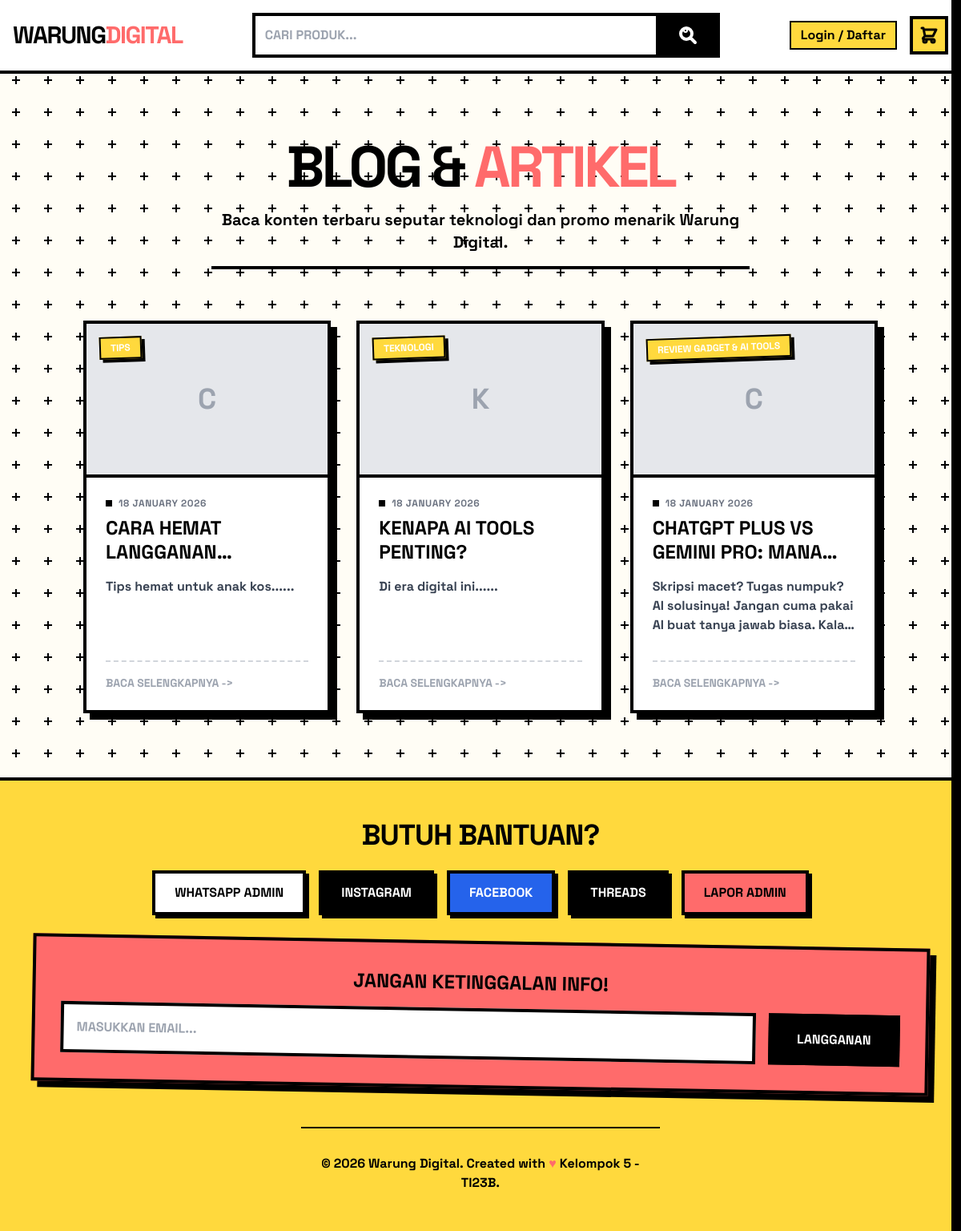
Screenshot of /blog.php with the database file from the repository.
### tables this page shows
CREATE TABLE `blog` (
  `id` int NOT NULL,
  `judul` varchar(200) DEFAULT NULL,
  `konten` text,
  `gambar` varchar(255) DEFAULT NULL,
  `kategori` varchar(50) DEFAULT NULL,
  `tanggal` date DEFAULT NULL
);

### blog.php (the view)
<?php
include 'config/database.php';
include 'includes/public_header.php';
$blogs = $conn->query("SELECT * FROM blog ORDER BY tanggal DESC");
?>
<div class="container mx-auto px-4 py-12">
    <div class="text-center mb-16">
        <h1 class="text-5xl md:text-7xl font-black uppercase mb-4 leading-none tracking-tighter">
            Blog & <span class="text-neo-accent">Artikel</span>
        </h1>
        <p class="text-xl font-bold max-w-2xl mx-auto border-b-4 border-black pb-4 inline-block">
            Baca konten terbaru seputar teknologi dan promo menarik Warung Digital.
        </p>
    </div>
    <div class="grid grid-cols-1 md:grid-cols-2 lg:grid-cols-3 gap-8">
        <?php
        if ($blogs->num_rows > 0):
            while($row = $blogs->fetch_assoc()):
        ?>
        <a href="#" class="no-underline group">
            <div class="bg-white border-4 border-black shadow-[8px_8px_0px_0px_rgba(0,0,0,1)] hover:shadow-none hover:translate-x-[4px] hover:translate-y-[4px] transition-all flex flex-col h-full overflow-hidden">
                <div class="h-48 overflow-hidden relative border-b-4 border-black group-hover:opacity-90 transition-opacity">
                    <?php if(!empty($row['gambar']) && file_exists('assets/img/blog/' . $row['gambar'])): ?>
                        <img src="assets/img/blog/<?= $row['gambar'] ?>" alt="<?= htmlspecialchars($row['judul']) ?>" class="w-full h-full object-cover grayscale group-hover:grayscale-0 transition-all duration-500">
                    <?php else: ?>
                        <div class="w-full h-full bg-gray-200 flex items-center justify-center font-black text-gray-400 text-4xl uppercase">
                            <?= substr($row['judul'], 0, 1) ?>
                        </div>
                    <?php endif; ?>
                    <div class="absolute top-4 left-4 bg-neo-secondary text-white px-3 py-1 font-black text-xs uppercase border-2 border-black transform -rotate-2 group-hover:rotate-0 transition-transform shadow-neo-sm">
                        <?= htmlspecialchars($row['kategori']) ?>
                    </div>
                </div>
                <div class="p-6 flex-1 flex flex-col justify-between">
                    <div>
                        <div class="flex items-center gap-2 mb-2 text-gray-500 text-xs font-bold uppercase tracking-wider">
                            <span class="bg-black w-2 h-2"></span>
                            <?= date('d F Y', strtotime($row['tanggal'])) ?>
                        </div>
                        <h2 class="text-2xl font-black uppercase leading-tight mb-4 group-hover:text-neo-accent transition-colors line-clamp-2">
                            <?= htmlspecialchars($row['judul']) ?>
                        </h2>
                        <p class="text-gray-700 font-bold line-clamp-3 mb-4">
                            <?= strip_tags(substr($row['konten'], 0, 150)) ?>...
                        </p>
                    </div>
                    <div class="flex justify-between items-center mt-4 pt-4 border-t-2 border-dashed border-gray-300">
                        <span class="text-sm font-black uppercase text-gray-400 group-hover:text-black transition-colors">Baca Selengkapnya -></span>
                    </div>
                </div>
            </div>
        </a>
        <?php
            endwhile;
        else:
        ?>
            <div class="col-span-full text-center py-20 bg-gray-50 border-4 border-black border-dashed">
                <p class="font-black text-2xl uppercase text-gray-400">Belum ada artikel.</p>
            </div>
        <?php endif; ?>
    </div>
</div>
<?php include 'includes/footer.php'; ?>

### assets/css/style.css (style rules this page uses)
body { background-color: #fffdf5 !important; background-size: 40px 40px !important; font-family: "Space Grotesk", sans-serif; color: #000; }

### rows the page displays
blog: judul "C", kategori "TIPS", tanggal "18 JANUARY 2026", judul "CARA HEMAT…", konten "Tips hemat untuk anak kos..."
blog: judul "K", kategori "TEKNOLOGI", tanggal "18 JANUARY 2026", judul "KENAPA AI TOOLS PENTING?", konten "Di era digital ini..."
blog: judul "C", kategori "REVIEW GADGET & AI TOOLS", tanggal "18 JANUARY 2026", judul "CHATGPT PLUS VS GEMINI PRO:…", konten "Skripsi macet? Tugas numpuk? AI solusinya! Jangan cuma pakai AI buat tanya jawab biasa.…"
